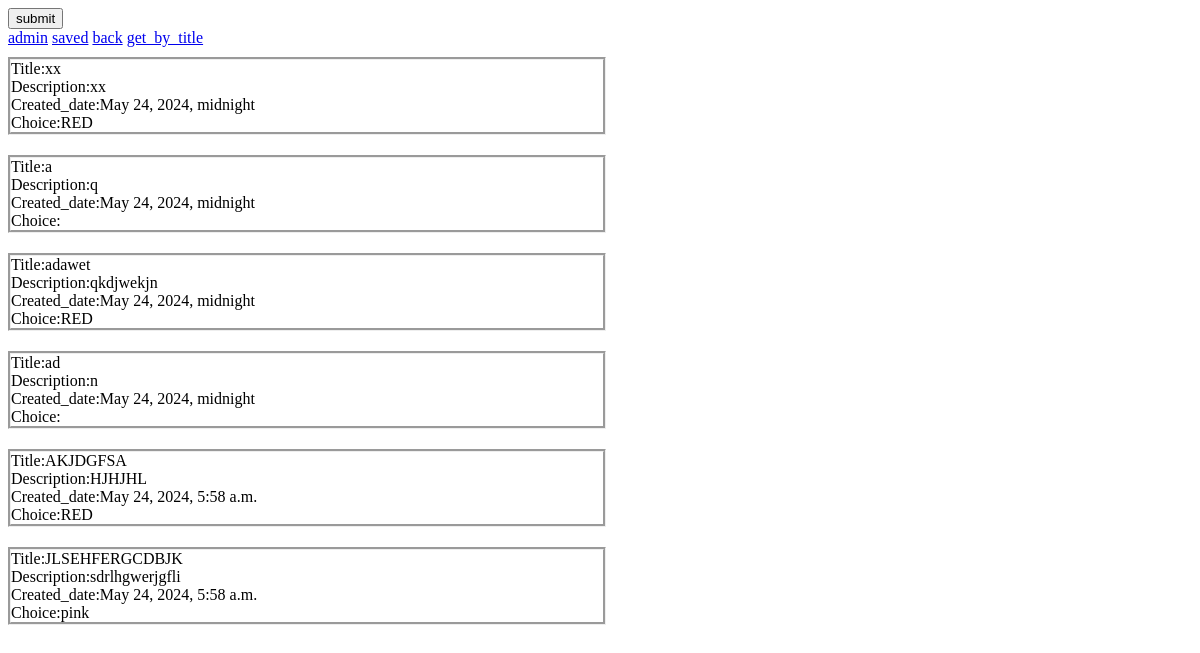
/view_saved, run on an earlier commit of the app's database.
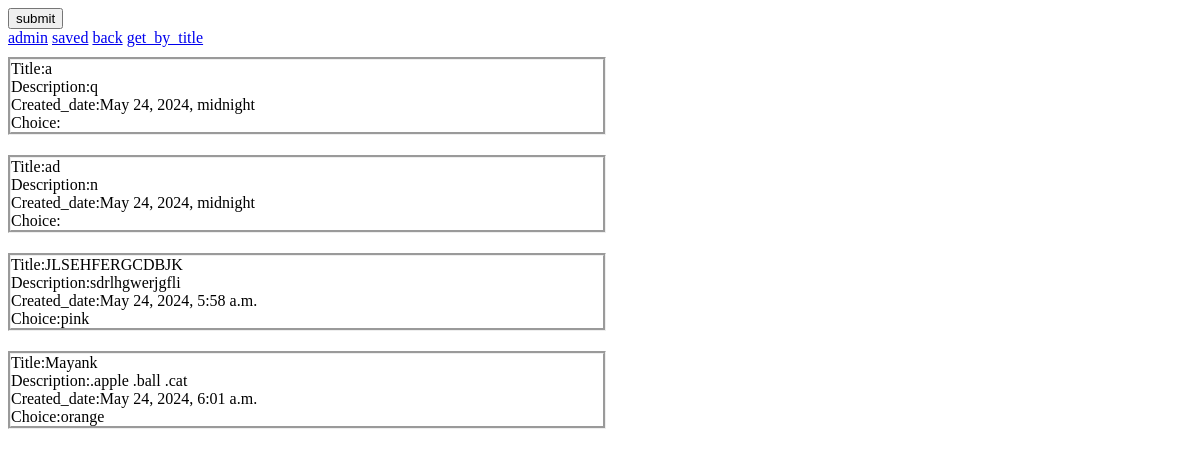
And on a later commit of the database.
### Notes/models.py (models this page shows, shortened)
class Notes(models.Model):
    title = models.CharField(max_length=100)
    description =  models.TextField(max_length=500)
    created_date = models.DateTimeField(auto_now_add=True)
    drop_down = models.ForeignKey(DropDown, blank=True, null=True, on_delete=models.CASCADE)
    def __str__(self):
        return self.title

class DropDown(models.Model):
    drop_down = models.CharField(blank=True, max_length= 50)

### Notes/views.py (the view)
# urls.py: path('view_saved',views.view_saved),
def view_saved(request):
    x = Notes.objects.all()
    print(x)
    return render(request,'ViewSaved.html',{'x':x})

### templates/ViewSaved.html (shortened to what this page needs)
{% extends 'Notes.html' %}
{% block saved_view %}
{% if x|length > 0 %}
    {% for i in x %}
        <div class="container">
            <div class="inner-div">
                Title:{{i.title}} <br>
                Description:{{i.description}} <br>
                Created_date:{{i.created_date}} <br>
                Choice:{{i.drop_down.drop_down}} <br>
            </div>
        </div>
    {% endfor %}
{% endif %}
{% endblock %}

### templates/Notes.html (shortened to what this page needs)
<!DOCTYPE html>
<html>
    <head>
    </head>
    <body>
        <div>
            <form method='post' action="save">
                <button type='submit'>submit</button>
            </form>
            <a href='/admin'>admin</a>
            <a href='/view_saved'>saved</a>
            <a href='/'>back</a>
            <a href='/get_by_title'>get_by_title</a>
        </div>
        {% block saved_view %}
        {% endblock %}
    </body>
</html>

### templates/Notes.html (style rules this page uses)
.container { padding-bottom: 10px; padding-top: 10px; }
.inner-div { width: 50%; border-style: groove; }

What changed in the data, as far as the page shows it:
removed Notes: title "xx", description "xx", created_date "May 24, 2024, midnight", drop_down.drop_down "RED"
removed Notes: title "adawet", description "qkdjwekjn", created_date "May 24, 2024, midnight", drop_down.drop_down "RED"
removed Notes: title "AKJDGFSA", description "HJHJHL", created_date "May 24, 2024, 5:58 a.m.", drop_down.drop_down "RED"
added Notes: title "Mayank", description ".apple .ball .cat", created_date "May 24, 2024, 6:01 a.m.", drop_down.drop_down "orange"
